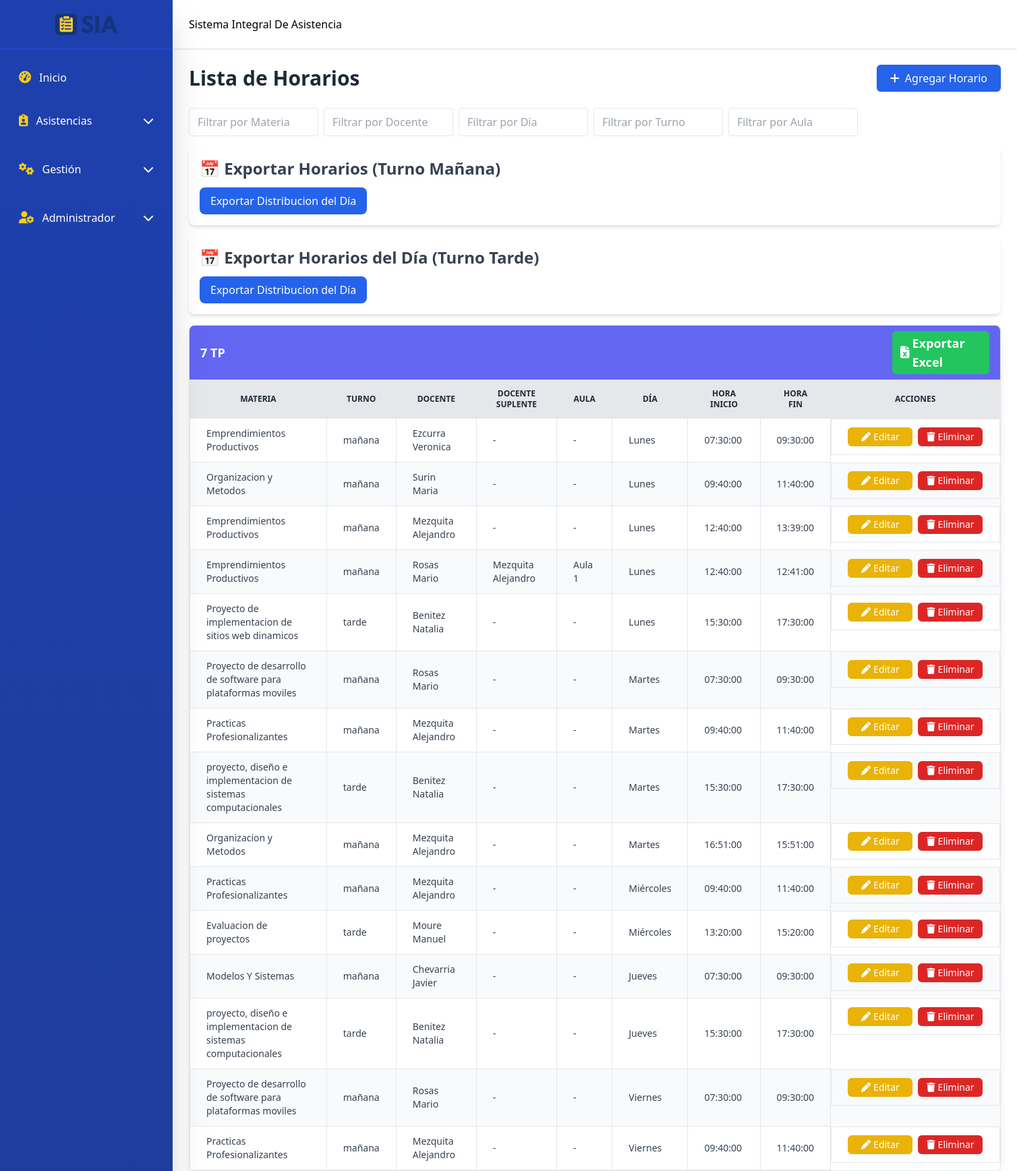
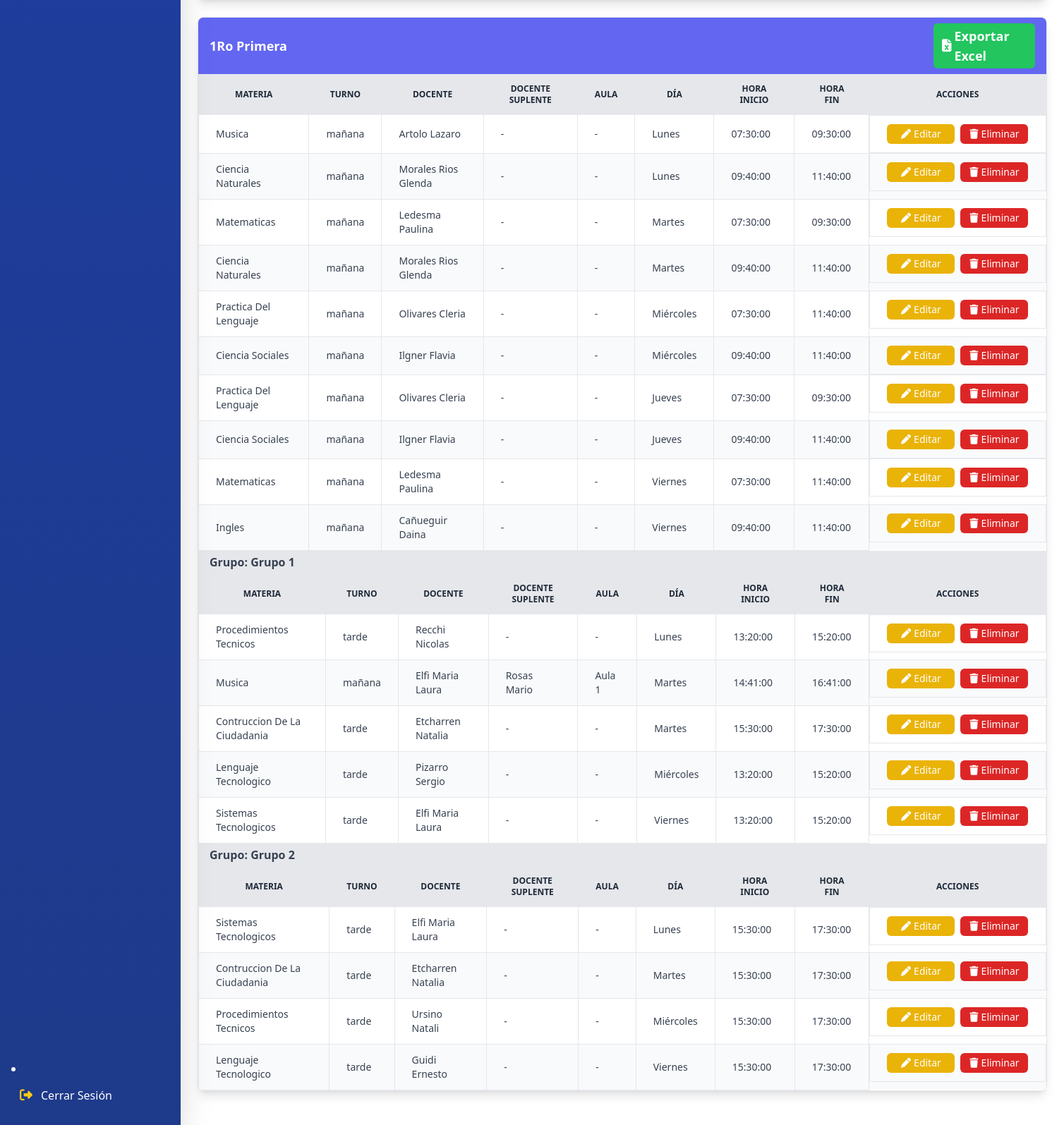
/schedules.php (signed in), run on an earlier commit of the app's database (2 pictures, top to bottom).
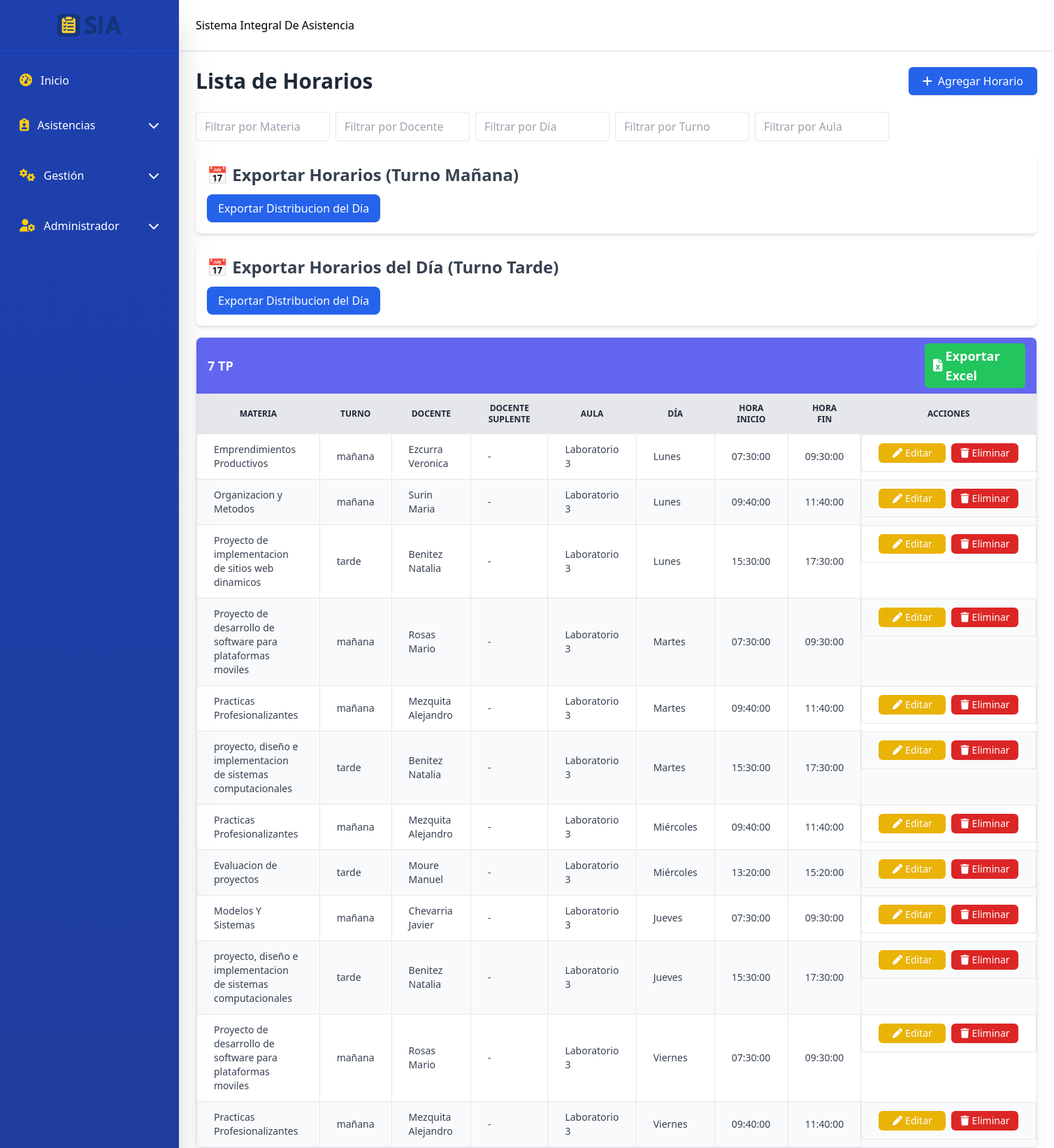
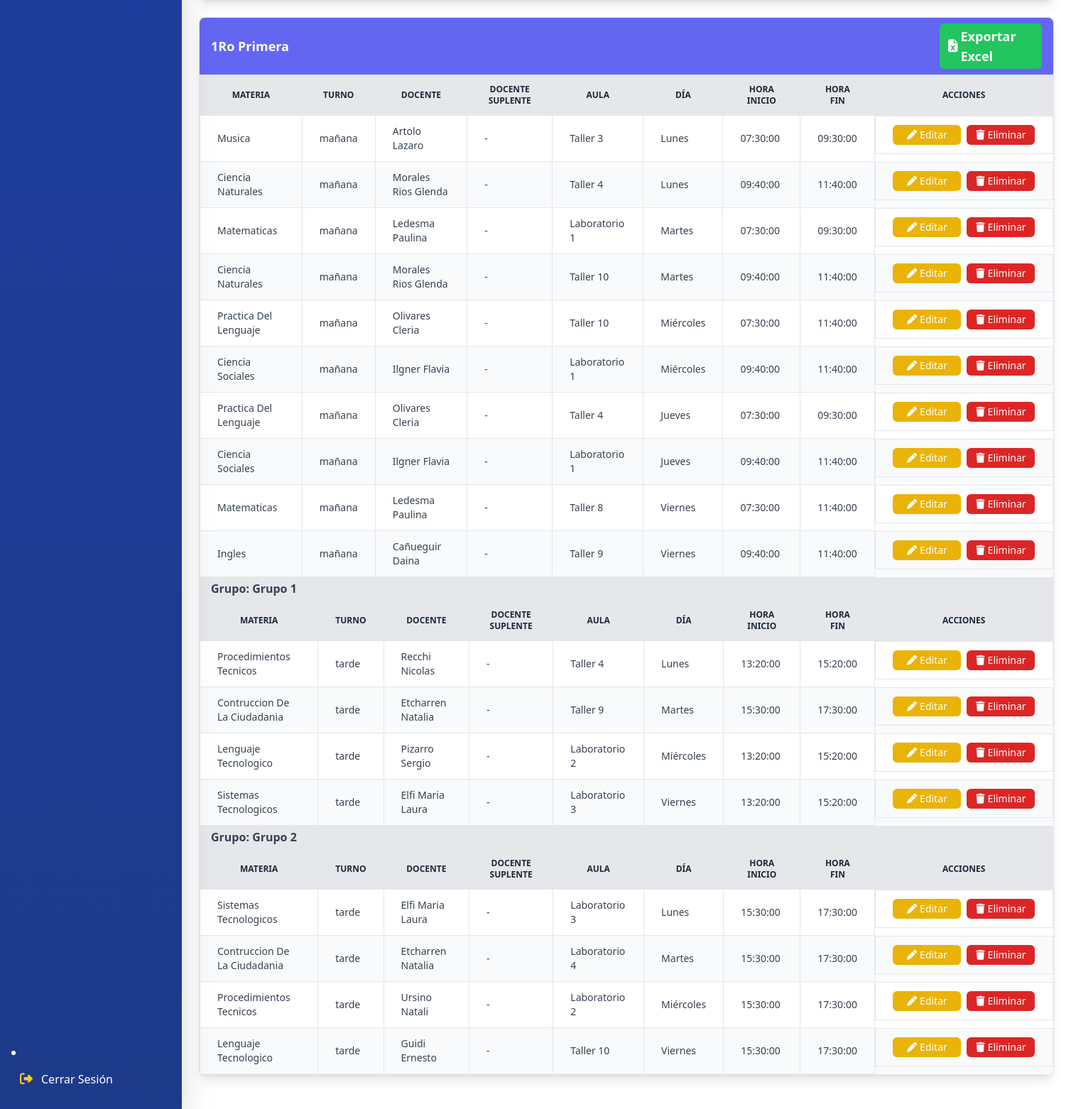
And on a later commit of the database (2 pictures, top to bottom).
### tables this page shows
CREATE TABLE `schedules` (
  `schedule_id` int(11) NOT NULL,
  `course_id` int(11) NOT NULL,
  `subject_id` int(11) NOT NULL,
  `teacher_id` int(11) NOT NULL,
  `substitute_teacher_id` int(11) DEFAULT NULL,
  `weekday` enum('monday','tuesday','wednesday','thursday','friday','saturday') NOT NULL,
  `start_time` time NOT NULL,
  `end_time` time NOT NULL,
  `group_id` int(11) DEFAULT NULL,
  `classroom_id` int(11) DEFAULT NULL
);

CREATE TABLE `subjects` (
  `subject_id` int(11) NOT NULL,
  `name` varchar(100) NOT NULL,
  `description` text DEFAULT NULL,
  `course_id` int(11) DEFAULT NULL,
  `turno` enum('mañana','tarde') NOT NULL
);

CREATE TABLE `teachers` (
  `teacher_id` int(11) NOT NULL,
  `user_id` int(11) DEFAULT NULL,
  `first_name` varchar(50) NOT NULL,
  `last_name` varchar(50) NOT NULL
);

CREATE TABLE `classrooms` (
  `classroom_id` int(11) NOT NULL,
  `name` varchar(50) NOT NULL,
  `description` varchar(255) DEFAULT NULL
);

CREATE TABLE `courses` (
  `course_id` int(11) NOT NULL,
  `name` varchar(100) NOT NULL,
  `description` text DEFAULT NULL,
  `technical_degree` varchar(50) DEFAULT NULL
);

### schedules.php (the view, shortened to what the changed rows need)
<?php
include 'includes/header.php';
include 'includes/conn.php';
?>
<div class="flex-1 md:ml-64 transition-all duration-300">
  <br><br><br>
  <main class="pt-20 p-4 md:p-6">
    <div class="flex flex-col md:flex-row justify-between items-start md:items-center mb-6 gap-3 md:gap-0">
      <h1 class="text-3xl font-bold text-gray-800">Lista de Horarios</h1>
    </div>
<div class="p-4 bg-white shadow-md rounded-lg mb-4">
  <h2 class="text-2xl font-bold text-gray-700 mb-3">📅 Exportar Horarios (Turno Mañana)</h2>
</div>
<div class="p-4 bg-white shadow-md rounded-lg mb-4">
  <h2 class="text-2xl font-bold text-gray-700 mb-3">📅 Exportar Horarios del Día (Turno Tarde)</h2>
</div>
    <?php
    try {
        $sql = "SELECT sch.schedule_id,
                       c.course_id, c.name AS course_name,
                       g.group_id, g.name AS group_name,
                       sub.subject_id, sub.name AS subject_name, sub.turno AS subject_shift,
                       t.teacher_id, t.first_name AS teacher_first, t.last_name AS teacher_last,
                       tsub.teacher_id AS sub_teacher_id, tsub.first_name AS sub_teacher_first, tsub.last_name AS sub_teacher_last,
                       cl.classroom_id, cl.name AS classroom_name,
                       sch.weekday, sch.start_time, sch.end_time
                FROM schedules sch
                LEFT JOIN courses c ON sch.course_id = c.course_id
                LEFT JOIN groups g ON sch.group_id = g.group_id
                LEFT JOIN subjects sub ON sch.subject_id = sub.subject_id
                LEFT JOIN teachers t ON sch.teacher_id = t.teacher_id
                LEFT JOIN teachers tsub ON sch.substitute_teacher_id = tsub.teacher_id
                LEFT JOIN classrooms cl ON sch.classroom_id = cl.classroom_id
                WHERE sch.weekday != 'Saturday'
                ORDER BY c.course_id, g.group_id, sch.weekday, sch.start_time";
        $stmt = $conn->query($sql);
        $schedules = $stmt->fetchAll();
        if ($schedules) {
            $grouped = [];
            foreach ($schedules as $sch) {
                $course = $sch['course_name'];
                $group = $sch['group_name'] ?? 'general';
                $grouped[$course][$group][] = $sch;
            }
            $weekdays_es = [
                'monday'    => 'Lunes',
                'tuesday'   => 'Martes',
                'wednesday' => 'Miércoles',
                'thursday'  => 'Jueves',
                'friday'    => 'Viernes'
            ];
            foreach ($grouped as $course => $groups) {
                echo "<div class='mb-6 border rounded-lg shadow-lg overflow-hidden'>";
                echo "<div class='bg-indigo-500 text-white px-4 py-2 font-bold text-lg flex justify-between items-center'>";
                echo "<span>{$course}</span>";
                echo "<a href='export_schedule.php?course_id={$groups[array_key_first($groups)][0]['course_id']}'
                        class='bg-green-500 hover:bg-green-700 text-white px-3 py-1 rounded-md flex items-center justify-center w-36 transition'>
                        <i class='fa-solid fa-file-excel mr-1'></i> Exportar Excel
                      </a>";
                echo "</div>";
                foreach ($groups as $group_name => $courseSchedules) {
                    if ($group_name !== 'general') {
                        echo "<div class='bg-gray-200 px-4 py-1 font-semibold text-gray-700'>Grupo: {$group_name}</div>";
                    }
                    echo "<div class='overflow-x-auto'>";
                    echo "<table class='min-w-full text-sm text-gray-700 border-collapse'>";
                    echo "<thead class='bg-gray-200 text-gray-800 uppercase text-xs font-semibold border-b border-gray-300'>
                            <tr>
                              <th class='px-6 py-3 border'>Materia</th>
                              <th class='px-6 py-3 border'>Turno</th>
                              <th class='px-6 py-3 border'>Docente</th>
                              <th class='px-6 py-3 border'>Docente Suplente</th>
                              <th class='px-6 py-3 border'>Aula</th>
                              <th class='px-6 py-3 border'>Día</th>
                              <th class='px-6 py-3 border'>Hora Inicio</th>
                              <th class='px-6 py-3 border'>Hora Fin</th>
                              <th class='px-6 py-3 border text-center'>Acciones</th>
                            </tr>
                          </thead>";
                    echo "<tbody>";
                    foreach ($courseSchedules as $i => $sch) {
                        $rowClass = $i % 2 === 0 ? 'bg-white' : 'bg-gray-50';
                        $weekday_es = $weekdays_es[strtolower($sch['weekday'])] ?? ucfirst($sch['weekday']);
                        $sub_teacher_name = $sch['sub_teacher_id'] ? "{$sch['sub_teacher_last']} {$sch['sub_teacher_first']}" : '-';
                        $classroom_name = $sch['classroom_name'] ?? '-';
                        echo "<tr class='hover:bg-gray-50 {$rowClass}'>";
                        echo "<td class='px-6 py-3 border'>{$sch['subject_name']}</td>";
                        echo "<td class='px-6 py-3 border'>{$sch['subject_shift']}</td>";
                        echo "<td class='px-6 py-3 border'>{$sch['teacher_last']} {$sch['teacher_first']}</td>";
                        echo "<td class='px-6 py-3 border'>{$sub_teacher_name}</td>";
                        echo "<td class='px-6 py-3 border'>{$classroom_name}</td>";
                        echo "<td class='px-6 py-3 border'>{$weekday_es}</td>";
                        echo "<td class='px-6 py-3 border'>{$sch['start_time']}</td>";
                        echo "<td class='px-6 py-3 border'>{$sch['end_time']}</td>";
                        echo "<td class='px-6 py-3 border text-center flex justify-center gap-2'>
                                <a href='javascript:void(0)'
                                   onclick='openEditModalSchedule(".json_encode($sch).")'
                                   class='flex items-center justify-center bg-yellow-500 hover:bg-yellow-600 text-white px-3 py-1 rounded-md w-24 transition'>
                                   <i class='fa-solid fa-pen mr-1'></i>Editar
                                </a>
                                <a href='schedules_back/delete_schedule.php?id={$sch['schedule_id']}'
                                   class='flex items-center justify-center bg-red-600 hover:bg-red-700 text-white px-3 py-1 rounded-md w-24 transition'
                                   onclick=\"return confirm('¿Estás seguro de eliminar este horario?')\">
                                   <i class='fa-solid fa-trash mr-1'></i>Eliminar
                                </a>
                              </td>";
                        echo "</tr>";
                    }
                    echo "</tbody></table></div>";
                }
                echo "</div>";
            }
        } else {
            echo "<p class='text-center text-gray-500'>No hay horarios registrados</p>";
        }
    } catch (PDOException $e) {
        echo "<p class='text-center text-red-600'>Error: {$e->getMessage()}</p>";
    }
    ?>
  </main>
</div>

What changed in the data, as far as the page shows it:
removed schedules: course "7 TP", subject.name "Emprendimientos Productivos", subject.turno "mañana", teacher.last_name "Ezcurra", teacher.first_name "Veronica", sub_teacher_name "-", classroom_name "-", weekday "Lunes", start_time "07:30:00", end_time "09:30:00", schedules (subject.name "Organizacion y Metodos", subject.turno "mañana", teacher.last_name "Surin", teacher.first_name "Maria", sub_teacher_name "-", classroom_name "-", weekday "Lunes", start_time "09:40:00", end_time "11:40:00"), schedules (subject.name "Proyecto de implementacion de sitios web dinamicos", subject.turno "tarde", teacher.last_name "Benitez", teacher.first_name "Natalia", sub_teacher_name "-", classroom_name "-", weekday "Lunes", start_time "15:30:00", end_time "17:30:00"), schedules (subject.name "Proyecto de desarrollo de software para plataformas moviles", subject.turno "mañana", teacher.last_name "Rosas", teacher.first_name "Mario", sub_teacher_name "-", classroom_name "-", weekday "Martes", start_time "07:30:00", end_time "09:30:00"), schedules (subject.name "Practicas Profesionalizantes", subject.turno "mañana", teacher.last_name "Mezquita", teacher.first_name "Alejandro", sub_teacher_name "-", classroom_name "-", weekday "Martes", start_time "09:40:00", end_time "11:40:00"), schedules (subject.name "proyecto, diseño e implementacion de sistemas computacionales", subject.turno "tarde", teacher.last_name "Benitez", teacher.first_name "Natalia", sub_teacher_name "-", classroom_name "-", weekday "Martes", start_time "15:30:00", end_time "17:30:00"), schedules (subject.name "Practicas Profesionalizantes", subject.turno "mañana", teacher.last_name "Mezquita", teacher.first_name "Alejandro", sub_teacher_name "-", classroom_name "-", weekday "Miércoles", start_time "09:40:00", end_time "11:40:00"), schedules (subject.name "Evaluacion de proyectos", subject.turno "tarde", teacher.last_name "Moure", teacher.first_name "Manuel", sub_teacher_name "-", classroom_name "-", weekday "Miércoles", start_time "13:20:00", end_time "15:20:00"), schedules (subject.name "Modelos Y Sistemas", subject.turno "mañana", teacher.last_name "Chevarria", teacher.first_name "Javier", sub_teacher_name "-", classroom_name "-", weekday "Jueves", start_time "07:30:00", end_time "09:30:00"), schedules (subject.name "proyecto, diseño e implementacion de sistemas computacionales", subject.turno "tarde", teacher.last_name "Benitez", teacher.first_name "Natalia", sub_teacher_name "-", classroom_name "-", weekday "Jueves", start_time "15:30:00", end_time "17:30:00"), schedules (subject.name "Proyecto de desarrollo de software para plataformas moviles", subject.turno "mañana", teacher.last_name "Rosas", teacher.first_name "Mario", sub_teacher_name "-", classroom_name "-", weekday "Viernes", start_time "07:30:00", end_time "09:30:00"), schedules (subject.name "Practicas Profesionalizantes", subject.turno "mañana", teacher.last_name "Mezquita", teacher.first_name "Alejandro", sub_teacher_name "-", classroom_name "-", weekday "Viernes", start_time "09:40:00", end_time "11:40:00")
removed schedules: subject.name "Emprendimientos Productivos", subject.turno "mañana", teacher.last_name "Mezquita", teacher.first_name "Alejandro", sub_teacher_name "-", classroom_name "-", weekday "Lunes", start_time "12:40:00", end_time "13:39:00"
removed schedules: subject.name "Emprendimientos Productivos", subject.turno "mañana", teacher.last_name "Rosas", teacher.first_name "Mario", substitute_teacher.first_name "Mezquita Alejandro", classroom.name "Aula 1", weekday "Lunes", start_time "12:40:00", end_time "12:41:00"
removed schedules: subject.name "Organizacion y Metodos", subject.turno "mañana", teacher.last_name "Mezquita", teacher.first_name "Alejandro", sub_teacher_name "-", classroom_name "-", weekday "Martes", start_time "16:51:00", end_time "15:51:00"
removed schedules: subject.name "Musica", subject.turno "mañana", teacher.last_name "Elfi", teacher.first_name "Maria Laura", substitute_teacher.first_name "Rosas Mario", classroom.name "Aula 1", weekday "Martes", start_time "14:41:00", end_time "16:41:00", shown under "Grupo 1"
added schedules: course "7 TP", subject.name "Emprendimientos Productivos", subject.turno "mañana", teacher.last_name "Ezcurra", teacher.first_name "Veronica", sub_teacher_name "-", classroom.name "Laboratorio 3", weekday "Lunes", start_time "07:30:00", end_time "09:30:00", schedules (subject.name "Organizacion y Metodos", subject.turno "mañana", teacher.last_name "Surin", teacher.first_name "Maria", sub_teacher_name "-", classroom.name "Laboratorio 3", weekday "Lunes", start_time "09:40:00", end_time "11:40:00"), schedules (subject.name "Proyecto de implementacion de sitios web dinamicos", subject.turno "tarde", teacher.last_name "Benitez", teacher.first_name "Natalia", sub_teacher_name "-", classroom.name "Laboratorio 3", weekday "Lunes", start_time "15:30:00", end_time "17:30:00"), schedules (subject.name "Proyecto de desarrollo de software para plataformas moviles", subject.turno "mañana", teacher.last_name "Rosas", teacher.first_name "Mario", sub_teacher_name "-", classroom.name "Laboratorio 3", weekday "Martes", start_time "07:30:00", end_time "09:30:00"), schedules (subject.name "Practicas Profesionalizantes", subject.turno "mañana", teacher.last_name "Mezquita", teacher.first_name "Alejandro", sub_teacher_name "-", classroom.name "Laboratorio 3", weekday "Martes", start_time "09:40:00", end_time "11:40:00"), schedules (subject.name "proyecto, diseño e implementacion de sistemas computacionales", subject.turno "tarde", teacher.last_name "Benitez", teacher.first_name "Natalia", sub_teacher_name "-", classroom.name "Laboratorio 3", weekday "Martes", start_time "15:30:00", end_time "17:30:00"), schedules (subject.name "Practicas Profesionalizantes", subject.turno "mañana", teacher.last_name "Mezquita", teacher.first_name "Alejandro", sub_teacher_name "-", classroom.name "Laboratorio 3", weekday "Miércoles", start_time "09:40:00", end_time "11:40:00"), schedules (subject.name "Evaluacion de proyectos", subject.turno "tarde", teacher.last_name "Moure", teacher.first_name "Manuel", sub_teacher_name "-", classroom.name "Laboratorio 3", weekday "Miércoles", start_time "13:20:00", end_time "15:20:00"), schedules (subject.name "Modelos Y Sistemas", subject.turno "mañana", teacher.last_name "Chevarria", teacher.first_name "Javier", sub_teacher_name "-", classroom.name "Laboratorio 3", weekday "Jueves", start_time "07:30:00", end_time "09:30:00"), schedules (subject.name "proyecto, diseño e implementacion de sistemas computacionales", subject.turno "tarde", teacher.last_name "Benitez", teacher.first_name "Natalia", sub_teacher_name "-", classroom.name "Laboratorio 3", weekday "Jueves", start_time "15:30:00", end_time "17:30:00"), schedules (subject.name "Proyecto de desarrollo de software para plataformas moviles", subject.turno "mañana", teacher.last_name "Rosas", teacher.first_name "Mario", sub_teacher_name "-", classroom.name "Laboratorio 3", weekday "Viernes", start_time "07:30:00", end_time "09:30:00"), schedules (subject.name "Practicas Profesionalizantes", subject.turno "mañana", teacher.last_name "Mezquita", teacher.first_name "Alejandro", sub_teacher_name "-", classroom.name "Laboratorio 3", weekday "Viernes", start_time "09:40:00", end_time "11:40:00")
changed schedules "1Ro Primera": classroom.name "-" → "Taller 10"
changed schedules "Musica": classroom.name "-" → "Taller 3"
changed schedules (number 15 of 30 on the later page): classroom.name "-" → "Taller 4"
changed schedules (number 16 of 30 on the later page): classroom.name "-" → "Laboratorio 1"
changed schedules (number 17 of 30 on the later page): classroom.name "-" → "Taller 10"
changed schedules (number 18 of 30 on the later page): classroom.name "-" → "Taller 10"
changed schedules (number 19 of 30 on the later page): classroom.name "-" → "Laboratorio 1"
changed schedules (number 20 of 30 on the later page): classroom.name "-" → "Taller 4"
changed schedules (number 21 of 30 on the later page): classroom.name "-" → "Laboratorio 1"
changed schedules: classroom.name "-" → "Taller 8"
changed schedules "Ingles": classroom.name "-" → "Taller 9"
changed schedules "Recchi": classroom.name "-" → "Taller 4"
changed schedules (number 25 of 30 on the later page): classroom.name "-" → "Taller 9"
changed schedules "Pizarro": classroom.name "-" → "Laboratorio 2"
changed schedules (number 27 of 30 on the later page): classroom.name "-" → "Laboratorio 3"
changed schedules (number 28 of 30 on the later page): classroom.name "-" → "Laboratorio 3"
changed schedules: classroom.name "-" → "Laboratorio 4"
changed schedules "Ursino": classroom.name "-" → "Laboratorio 2"
